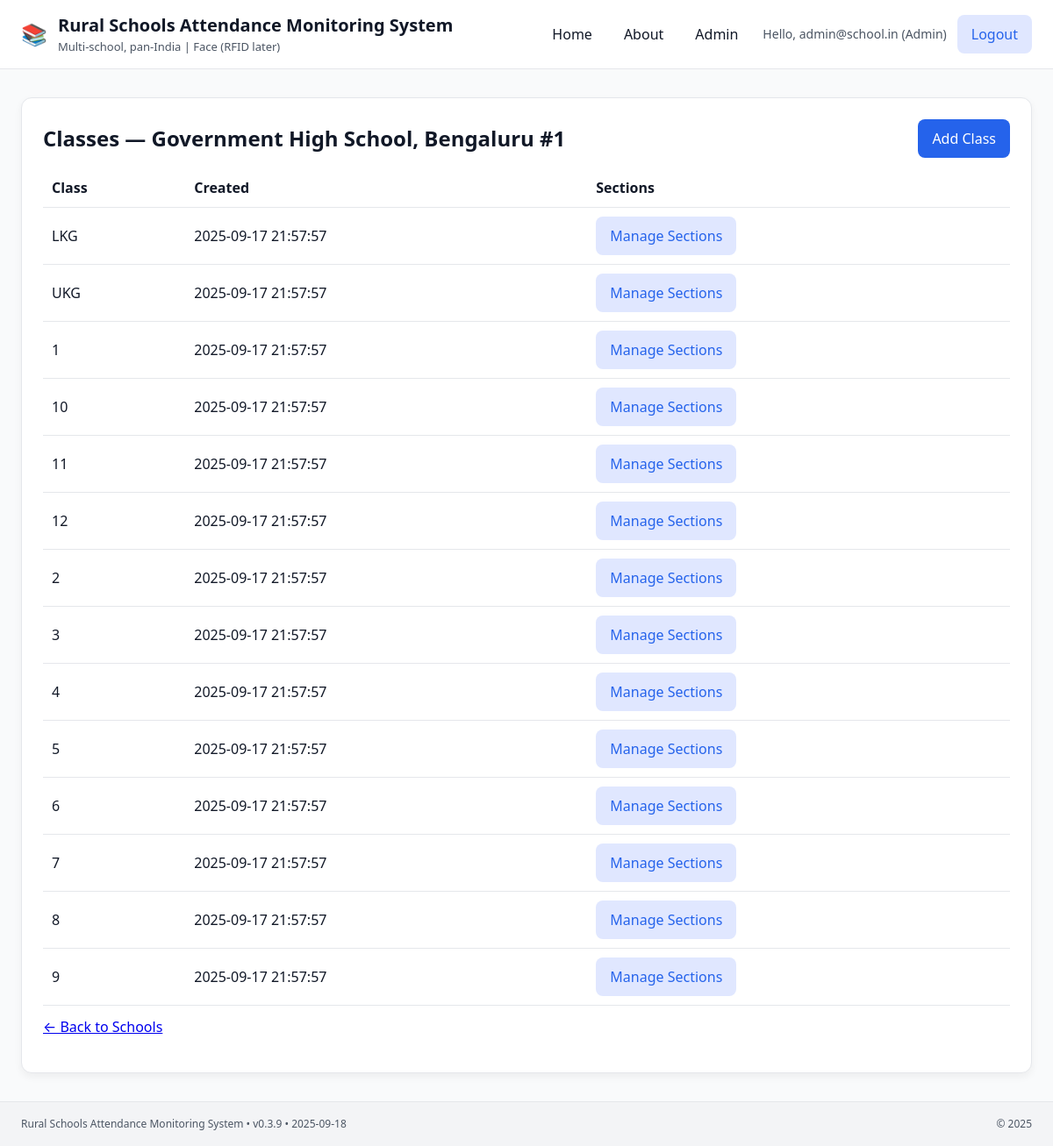
Page /admin/schools/54/classes (signed in) on the committed database.
### tables this page shows
CREATE TABLE schools (
  id INTEGER PRIMARY KEY AUTOINCREMENT,
  name TEXT NOT NULL UNIQUE,
  address TEXT,
  state TEXT,
  district TEXT,
  is_active INTEGER NOT NULL DEFAULT 1,
  created_at DATETIME DEFAULT (datetime('now'))
);

CREATE TABLE classes (
  id INTEGER PRIMARY KEY AUTOINCREMENT,
  school_id INTEGER NOT NULL,
  name TEXT NOT NULL,
  is_active INTEGER NOT NULL DEFAULT 1,
  created_at DATETIME DEFAULT (datetime('now')),
  UNIQUE(school_id, name),
  FOREIGN KEY (school_id) REFERENCES schools(id)
);

### app.py (the view)
@app.route("/admin/schools/<int:school_id>/classes")
@login_required
@role_required("Admin")
def admin_classes_list(school_id):
    school = get_school(school_id)
    if not school:
        flash("School not found.", "error")
        return redirect(url_for("admin_schools_list"))
    rows = list_classes_by_school(school_id)
    return render_template("admin_classes_list.html", school=school, classes=rows)

### app.py (called while the page is built)
def current_user():
    return session.get("user")

def login_required(f):
    @wraps(f)
    def wrapper(*args, **kwargs):
        if not current_user():
            flash("Please sign in to continue.", "info")
            return redirect(url_for("login"))
        return f(*args, **kwargs)
    return wrapper

def role_required(*roles):
    def decorator(f):
        @wraps(f)
        def wrapper(*args, **kwargs):
            user = current_user()
            if not user:
                flash("Please sign in to continue.", "info")
                return redirect(url_for("login"))
            if user["role"] not in roles:
                abort(403)
            return f(*args, **kwargs)
        return wrapper
    return decorator

@app.context_processor
def inject_globals():
    return dict(
        APP_NAME=APP_NAME,
        APP_VERSION=APP_VERSION,
        APP_DATE=APP_DATE,
        current_user=current_user(),
    )

### db.py (called while the page is built)
def get_conn():
    conn = sqlite3.connect(DB_PATH)
    conn.row_factory = sqlite3.Row
    return conn

def get_school(school_id: int):
    with get_conn() as conn:
        cur = conn.execute("""
            SELECT id, name, address, state, district, is_active, created_at
            FROM schools WHERE id = ? AND is_active = 1
        """, (school_id,))
        return cur.fetchone()

def list_classes_by_school(school_id: int):
    with get_conn() as conn:
        cur = conn.execute("""
            SELECT id, school_id, name, is_active, created_at
            FROM classes
            WHERE school_id = ? AND is_active = 1
            ORDER BY
              CASE name
                WHEN 'LKG' THEN 0 WHEN 'UKG' THEN 1
                ELSE 2
              END,
              name COLLATE NOCASE
        """, (school_id,))
        return cur.fetchall()

### templates/admin_classes_list.html
{% extends "base.html" %}
{% block content %}
<section class="card">
  <div style="display:flex;justify-content:space-between;align-items:center">
    <h2 style="margin:0">Classes — {{ school.name }}</h2>
    <a class="btn btn-primary" href="{{ url_for('admin_classes_new', school_id=school.id) }}">Add Class</a>
  </div>
  {% if classes %}
    <div style="overflow:auto;margin-top:12px">
      <table style="width:100%;border-collapse:collapse">
        <thead>
          <tr style="text-align:left;border-bottom:1px solid var(--border)">
            <th style="padding:10px">Class</th>
            <th style="padding:10px">Created</th>
            <th style="padding:10px">Sections</th>
          </tr>
        </thead>
        <tbody>
          {% for c in classes %}
          <tr style="border-bottom:1px solid var(--border)">
            <td style="padding:10px">{{ c.name }}</td>
            <td style="padding:10px">{{ c.created_at }}</td>
            <td style="padding:10px">
              <a class="btn btn-ghost" href="{{ url_for('admin_sections_list', class_id=c.id) }}">Manage Sections</a>
            </td>
          </tr>
          {% endfor %}
        </tbody>
      </table>
    </div>
  {% else %}
    <p style="margin-top:12px;color:var(--muted)">No classes yet. Click “Add Class”.</p>
  {% endif %}
  <p style="margin-top:12px">
    <a href="{{ url_for('admin_schools_list') }}">&larr; Back to Schools</a>
  </p>
</section>
{% endblock %}

### templates/base.html (style rules this page uses)
:root { --bg:#f9fafb; --text:#111827; --muted:#4b5563; --brand:#2563eb; --brand-ghost:#e0e7ff; --card:#ffffff; --border:#e5e7eb; --header:#ffffff; --footer:#f3f4f6; }
* { box-sizing:border-box }
html,body { height:100% }
body { margin:0; background:var(--bg); color:var(--text); font-family:system-ui,-apple-system,Segoe UI,Roboto,Inter,Arial,sans-serif; line-height:1.5; }
.btn { display:inline-block; text-decoration:none; padding:10px 16px; border-radius:8px }
.btn-primary { background:var(--brand); color:#fff }
.btn-ghost { background:var(--brand-ghost); color:var(--brand) }
.card { background:var(--card); border:1px solid var(--border); border-radius:12px; padding:24px; box-shadow:0 4px 10px rgba(0,0,0,.05); }

### rows in the picture
schools: name "Government High School, Bengaluru #1"
classes: name "LKG", created_at "2025-09-17 21:57:57"
classes: name "UKG", created_at "2025-09-17 21:57:57"
classes: name "1", created_at "2025-09-17 21:57:57"
classes: name "10", created_at "2025-09-17 21:57:57"
classes: name "11", created_at "2025-09-17 21:57:57"
classes: name "12", created_at "2025-09-17 21:57:57"
classes: name "2", created_at "2025-09-17 21:57:57"
classes: name "3", created_at "2025-09-17 21:57:57"
classes: name "4", created_at "2025-09-17 21:57:57"
classes: name "5", created_at "2025-09-17 21:57:57"
classes: name "6", created_at "2025-09-17 21:57:57"
classes: name "7", created_at "2025-09-17 21:57:57"
classes: name "8", created_at "2025-09-17 21:57:57"
classes: name "9", created_at "2025-09-17 21:57:57"

### other values in the picture
{{ current_user.login_id }} "admin@school.in"
{{ current_user.role }} "Admin"
{{ APP_NAME }} "Rural Schools Attendance Monitoring System"
{{ APP_VERSION }} "v0.3.9"
{{ APP_DATE }} "2025-09-18"
